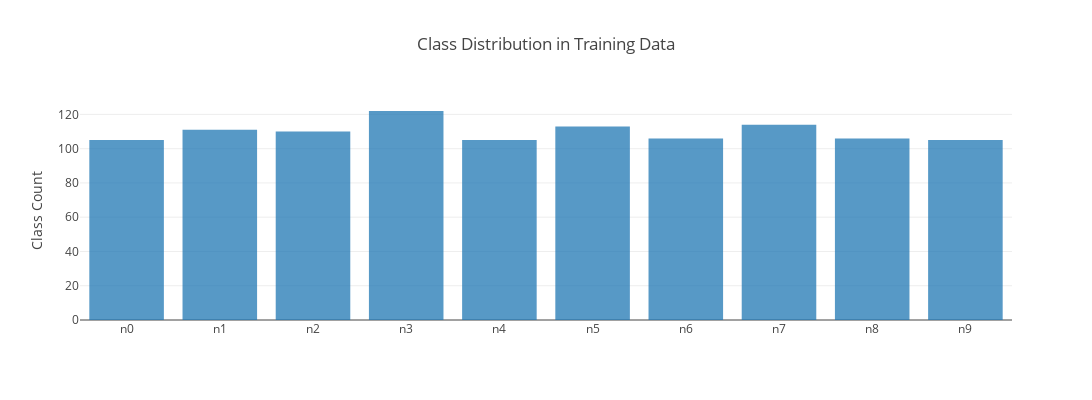

The cell this chart's notebook holds for it:
### Code cell
training_data = pd.DataFrame(train_generator.classes, columns=['classes'])
testing_data = pd.DataFrame(validation_generator.classes, columns=['classes'])
def create_stack_bar_data(col, df):
    aggregated = df[col].value_counts().sort_index()
    x_values = aggregated.index.tolist()
    y_values = aggregated.values.tolist()
    return x_values, y_values
x1, y1 = create_stack_bar_data('classes', training_data)
x1 = list(train_generator.class_indices.keys())

trace1 = go.Bar(x=x1, y=y1, opacity=0.75, name="Class Count")
layout = dict(height=400, width=1200, title='Class Distribution in Training Data', legend=dict(orientation="h"), 
                yaxis = dict(title = 'Class Count'))
fig = go.Figure(data=[trace1], layout=layout);
iplot(fig);

### Figure 1 — Plotly figure (JSON) as saved in the notebook; plotly's stock layout.template omitted (floating-point values rounded to 4 significant figures)
{"data": [{"type": "bar", "x": ["n0", "n1", "n2", "n3", "n4", "n5", "n6", "n7", "n8", "n9"], "y": [105, 111, 110, 122, 105, 113, 106, 114, 106, 105], "opacity": 0.75, "name": "Class Count"}], "layout": {"height": 400, "width": 1200, "title": "Class Distribution in Training Data", "legend": {"orientation": "h"}, "yaxis": {"title": "Class Count"}}}
